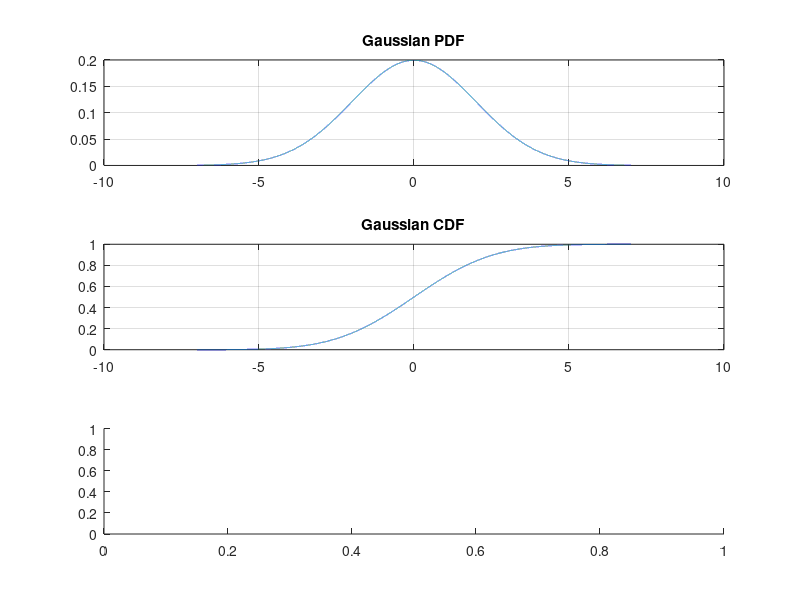

Write the MATLAB code that produced this figure. (Note: this script raises an error after producing the figure.)
close all
clc
clearvars

mu = 0;
v  = 2;
dx = 0.0005;
x  = -7:dx:7;

% Get CDF
fx = (1 / (sqrt(2*pi) * v)) * exp(-0.5 * ((x - mu) / v).^2);
Fx = cumtrapz(fx) * dx;

% Get inverse CDF
N   = 100000;
y   = unifrnd(0,1,[N,1]);
Fxi = interp1(Fx, x, y, 'spline','extrap');

figure
subplot(3,1,1)
    plot(x, fx);
    grid on;
    title('Gaussian PDF');
subplot(3,1,2)
    plot(x, Fx)
    grid on
    title('Gaussian CDF');
subplot(3,1,3)
    histogram(Fxi);
    grid on
    title('Histogram after Inv. CDF Sampling');

